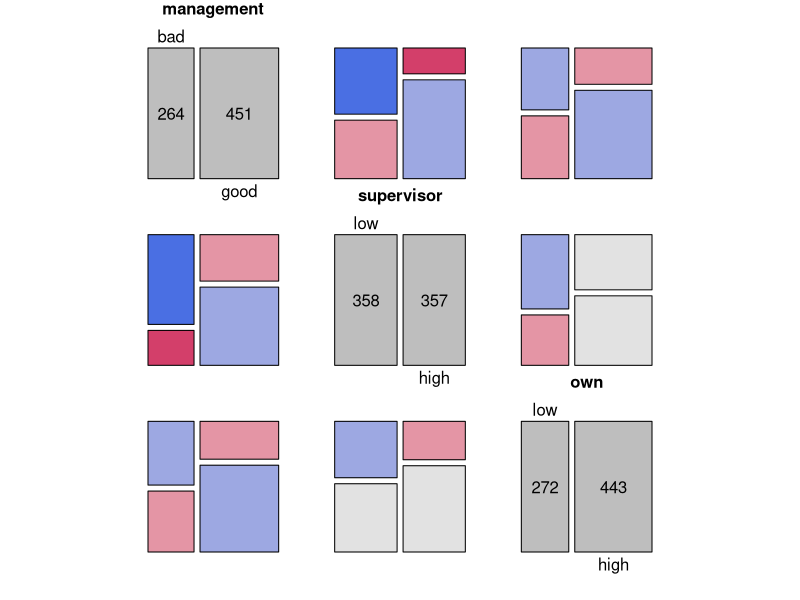
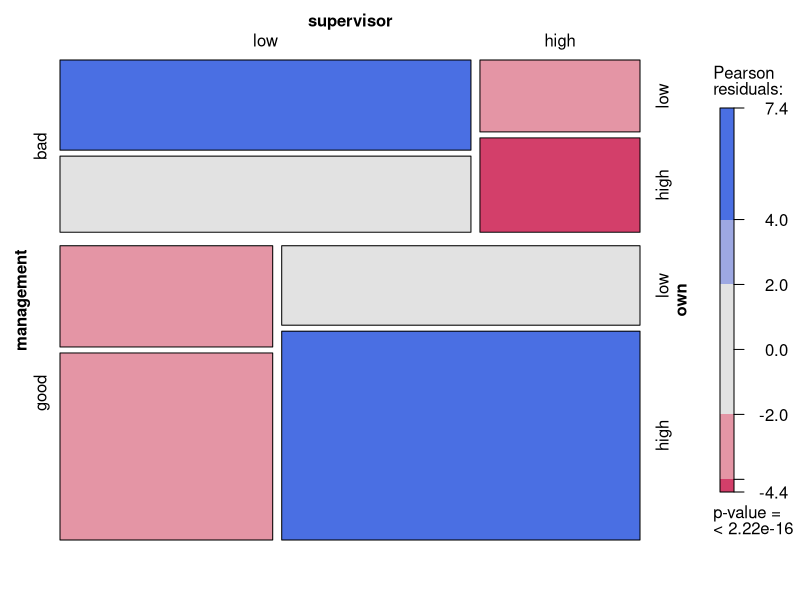
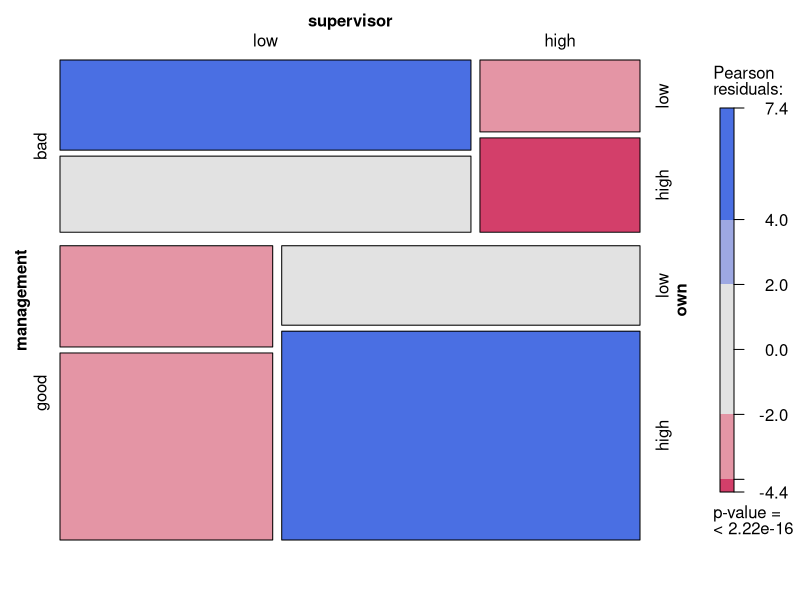
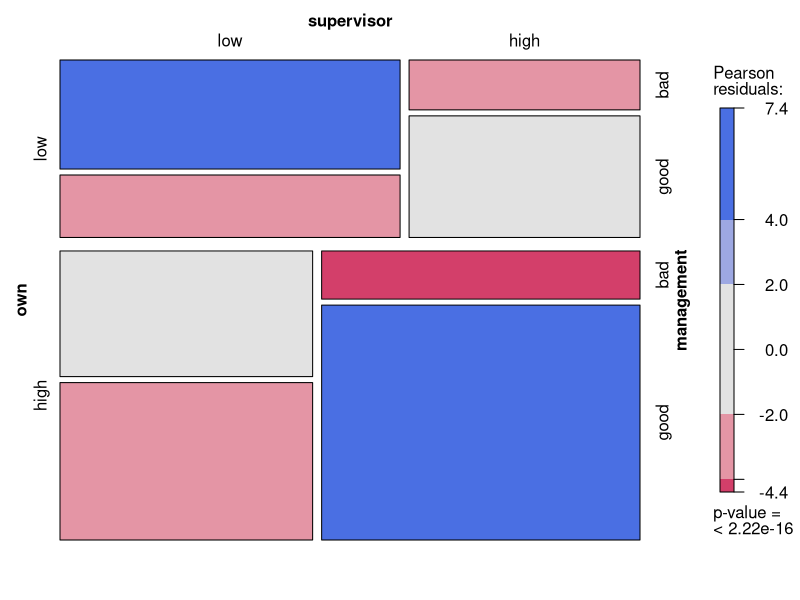
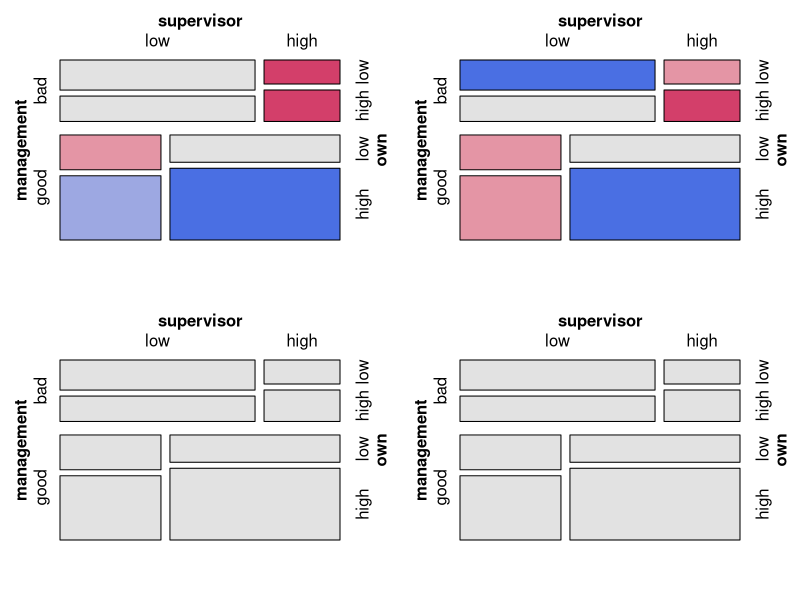
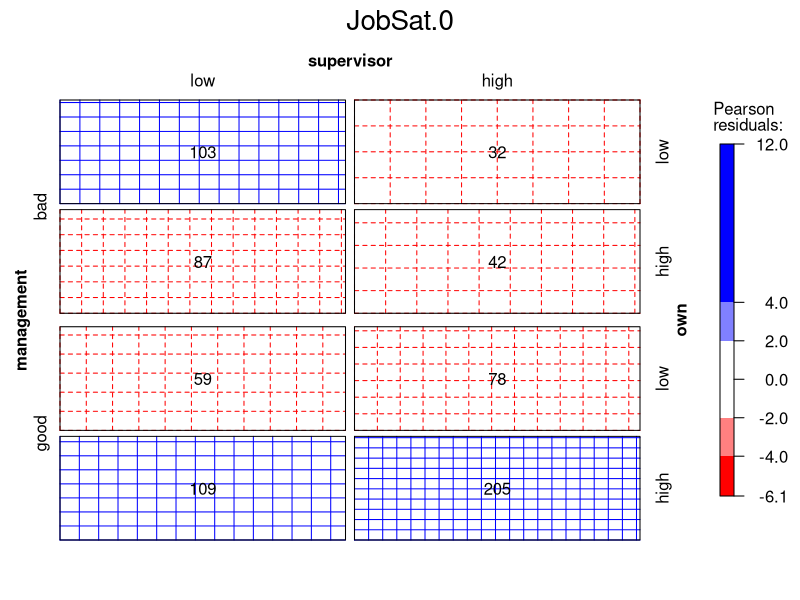
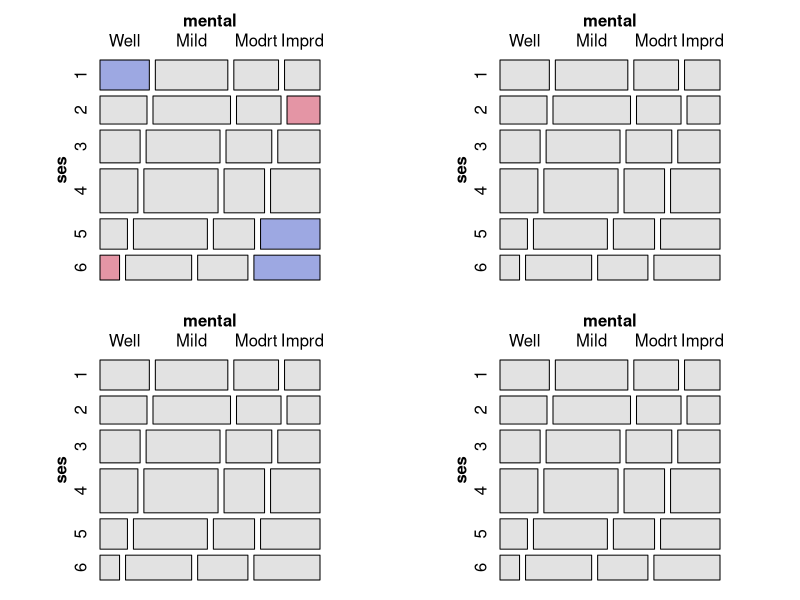

R code for these plots, in order:
library(vcdExtra)


### Name: mosaic.glmlist
### Title: Mosaic Displays for 'glmlist' and 'logllmlist' Objects
### Aliases: mosaic.glmlist mosaic.loglmlist
### Keywords: hplot ~kwd2

### ** Examples

data(JobSatisfaction, package="vcd")

# view all pairwise mosaics
pairs(xtabs(Freq~management+supervisor+own, data=JobSatisfaction), 
    shade=TRUE, diag_panel=pairs_diagonal_mosaic)

modSat <- Kway(Freq ~ management+supervisor+own, data=JobSatisfaction, 
               family=poisson, prefix="JobSat")
names(modSat)

## Not run: 
##D mosaic(modSat)              # uses menu, if interactive()
## End(Not run)
mosaic(modSat, "JobSat.1")  # model label
mosaic(modSat, 2)           # model index

# supply a formula to determine the order of variables in the mosaic
mosaic(modSat, 2, formula=~own+supervisor+management)

mosaic(modSat, ask=FALSE)   # uses viewports 

# use a different panel function, label the observed valued in the cells
mosaic(modSat, 1, main=TRUE, panel=sieve, gp=shading_Friendly, labeling=labeling_values)

data(Mental)
indep <- glm(Freq ~ mental+ses,
                family = poisson, data = Mental)
Cscore <- as.numeric(Mental$ses)
Rscore <- as.numeric(Mental$mental)

coleff <- glm(Freq ~ mental + ses + Rscore:ses,
                family = poisson, data = Mental)
roweff <- glm(Freq ~ mental + ses + mental:Cscore,
                family = poisson, data = Mental)
linlin <- glm(Freq ~ mental + ses + Rscore:Cscore,
                family = poisson, data = Mental)

# assign names for the plot labels
modMental <- glmlist(Indep=indep, ColEff=coleff, RowEff=roweff, `Lin x Lin`=linlin)
mosaic(modMental, ask=FALSE, margins=c(3,1,1,2), labeling_args=list(abbreviate_labs=5))
